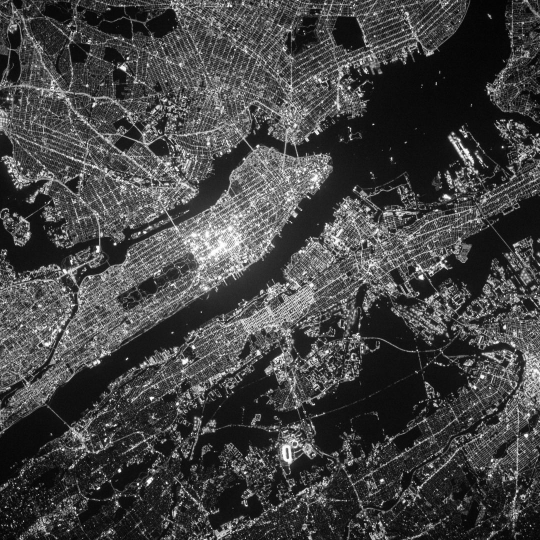
#> input picture nasa.jpg, 1080 x 1080 px (shown at 1/2 size)
$ python codigo.13.py
#> lines starting #> are read from the running program, lines starting #| are printed output that depends on the picture
import cv2
import numpy as np
import matplotlib.pyplot as plt
import pywt
from skimage.metrics import peak_signal_noise_ratio as psnr, structural_similarity as ssim, mean_squared_error as mse
import os

# === FUNCIONES AUXILIARES ===
def calcular_mse_psnr_ssim(original, reconstruida):
    mse_val = mse(original, reconstruida)
    psnr_val = psnr(original, reconstruida, data_range=255)
    ssim_val = ssim(original, reconstruida, data_range=255)
    return mse_val, psnr_val, ssim_val

# === FORMATEO DECIMAL CON COMA ===
def fmt_coma(valor, decimales=2):
    return f"{valor:.{decimales}f}".replace(".", ",")

def fmt_coma_ssim(valor):
    return f"{valor:.4f}".replace(".", ",")

# === DCT ===
def compress_dct(dct_matrix, percentage):
    height, width = dct_matrix.shape
    total_coeffs = height * width
    keep = int(total_coeffs * (percentage / 100))
    flat_indices = np.unravel_index(
        np.argsort(np.abs(dct_matrix).ravel())[::-1],
        dct_matrix.shape
    )
    mask = np.zeros_like(dct_matrix)
    mask[flat_indices[0][:keep], flat_indices[1][:keep]] = 1
    return dct_matrix * mask

# === DWT ===
def aplicar_dwt(imagen, niveles):
    LL = imagen
    coeficientes = []
    for _ in range(niveles):
        LL, (LH, HL, HH) = pywt.dwt2(LL, 'haar')
        coeficientes.append((LH, HL, HH))
    return LL, coeficientes

def reconstruir_idwt(LL, coeficientes):
    for (LH, HL, HH) in reversed(coeficientes):
        LL = pywt.idwt2((LL, (LH, HL, HH)), 'haar')
    return LL

# === CARGAR IMAGEN ===
imagen = cv2.imread("nasa.jpg", cv2.IMREAD_GRAYSCALE)
#> imagen is the input picture: shape (1080, 1080); min 0, max 255, mean 67.9
if imagen is None:
    raise FileNotFoundError("No se pudo cargar la imagen 'nasa.jpg'")
imagen = cv2.resize(imagen, (512, 512))
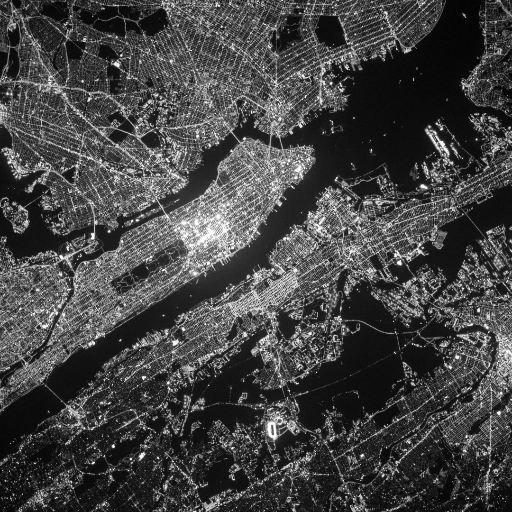
#> imagen: shape (512, 512); min 1, max 255, mean 67.8

# === DCT: Varios niveles de compresión ===
dct_full = cv2.dct(np.float32(imagen))
percentajes = [50, 25, 12.5, 6.25]
dct_imgs = []
mse_dct_vals = []
psnr_dct_vals = []
ssim_dct_vals = []

for p in percentajes:
    dct_compressed = compress_dct(dct_full, p)
    rec = np.uint8(np.clip(cv2.idct(dct_compressed), 0, 255))
    dct_imgs.append(rec)
    mse_val, psnr_val, ssim_val = calcular_mse_psnr_ssim(imagen, rec)
    mse_dct_vals.append(mse_val)
    psnr_dct_vals.append(psnr_val)
    ssim_dct_vals.append(ssim_val)
#> this loop made 4 passes
#> (mse_val, psnr_val, ssim_val) on passes 1 to 4: (56.08, 30.64, 0.914), (226.6, 24.58, 0.805), (442.4, 21.67, 0.696), (657.7, 19.95, 0.579)
#> after the loop, dct_imgs = 4 items; mse_dct_vals = [56.08, 226.6, 442.4, 657.7]; psnr_dct_vals = [30.64, 24.58, 21.67, 19.95]; ssim_dct_vals = [0.914, 0.805, 0.696, 0.579]

image_dct_50 = dct_imgs[0]
image_dct_12_5 = dct_imgs[2]
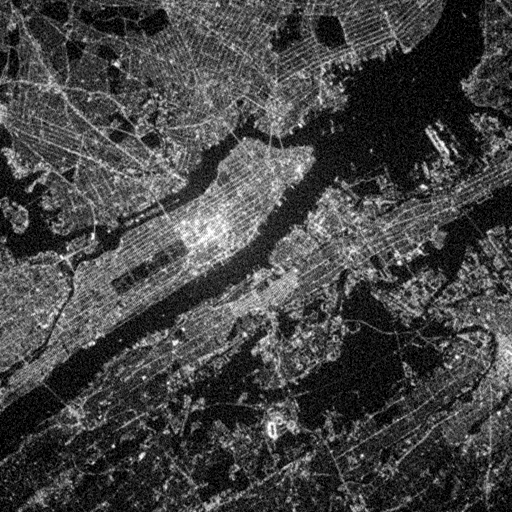
#> image_dct_12_5: shape (512, 512); min 0, max 255, mean 67.5
mse_dct_50 = mse_dct_vals[0]
#> mse_dct_50 = 56.08
psnr_dct_50 = psnr_dct_vals[0]
#> psnr_dct_50 = 30.64
ssim_dct_50 = ssim_dct_vals[0]
#> ssim_dct_50 = 0.914
mse_dct_12_5 = mse_dct_vals[2]
#> mse_dct_12_5 = 442.4
psnr_dct_12_5 = psnr_dct_vals[2]
#> psnr_dct_12_5 = 21.67
ssim_dct_12_5 = ssim_dct_vals[2]
#> ssim_dct_12_5 = 0.696

# === DWT ===
mse_dwt_vals = []
psnr_dwt_vals = []
ssim_dwt_vals = []
rec_dwt_imgs = []

for nivel in range(1, 5):
    LL, coef = aplicar_dwt(imagen, nivel)
    rec_dwt = np.clip(reconstruir_idwt(LL, coef), 0, 255).astype(np.uint8)
    rec_dwt_imgs.append(rec_dwt)
    mse_val, psnr_val, ssim_val = calcular_mse_psnr_ssim(imagen, rec_dwt)
    mse_dwt_vals.append(mse_val)
    psnr_dwt_vals.append(psnr_val)
    ssim_dwt_vals.append(ssim_val)
#> this loop made 4 passes
#> (mse_val, psnr_val) on passes 1 to 4: (0.0174, 65.72), (0.00461, 71.5), (0.00166, 75.92), (0.000648, 80.01)
#> pass 1, `LL, coef = aplicar_dwt(imagen, nivel)`:
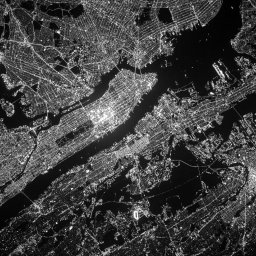
#> LL: shape (256, 256) float64; min 6.5, max 508, mean 135.5; drawn with min black and max white
#> pass 2, `LL, coef = aplicar_dwt(imagen, nivel)`:
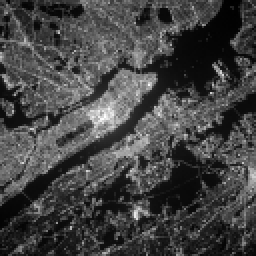
#> LL: shape (128, 128) float64 (shown 2 times larger); min 16, max 977.8, mean 271; drawn with min black and max white
#> after the loop:
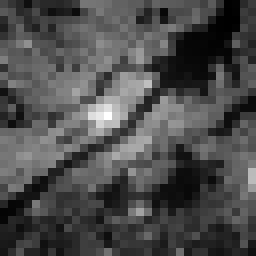
#> LL: shape (32, 32) float64 (shown 8 times larger); min 98.25, max 3389.9, mean 1084; drawn with min black and max white
#> after the loop, mse_dwt_vals = [0.0174, 0.00461, 0.00166, 0.000648]; psnr_dwt_vals = [65.72, 71.5, 75.92, 80.01]; rec_dwt_imgs = 4 items; ssim_dwt_vals = [1, 1, 1, 1]

rec_dwt_1 = rec_dwt_imgs[0]
rec_dwt_3 = rec_dwt_imgs[2]
mse_dwt_1 = mse_dwt_vals[0]
#> mse_dwt_1 = 0.0174
psnr_dwt_1 = psnr_dwt_vals[0]
#> psnr_dwt_1 = 65.72
ssim_dwt_1 = ssim_dwt_vals[0]
#> ssim_dwt_1 = 1
mse_dwt_3 = mse_dwt_vals[2]
#> mse_dwt_3 = 0.00166
psnr_dwt_3 = psnr_dwt_vals[2]
#> psnr_dwt_3 = 75.92
ssim_dwt_3 = ssim_dwt_vals[2]
#> ssim_dwt_3 = 1

# === PRIMERA HOJA (DCT) ===
fig1, axes1 = plt.subplots(1, 3, figsize=(15, 6))

for ax, img, title, mse_val, psnr_val, ssim_val in zip(
    axes1,
    [imagen, image_dct_50, image_dct_12_5],
    ["Original", "Compresión al 50% - DCT", "Compresión al 12,5% - DCT"],
    ["-", fmt_coma(mse_dct_50), fmt_coma(mse_dct_12_5)],
    ["-", f"{fmt_coma(psnr_dct_50)} dB", f"{fmt_coma(psnr_dct_12_5)} dB"],
    ["-", fmt_coma_ssim(ssim_dct_50), fmt_coma_ssim(ssim_dct_12_5)]):

    ax.imshow(img, cmap='gray')
    ax.set_title(f"{title}\nMSE: {mse_val} | PSNR: {psnr_val} | SSIM: {ssim_val}")
    ax.axis('off')
#> this loop made 3 passes
#> (title, mse_val, psnr_val, ssim_val) on passes 1 to 3: ('Original', '-', '-', '-'), ('Compresión al 50% - DCT', '56,08', '30,64 dB', '0,9142'), ('Compresión al 12,5% - DCT', '442,41', '21,67 dB', '0,6955')

plt.tight_layout()
plt.show()

# === TERCERA HOJA (DWT) ===
fig3, axes3 = plt.subplots(1, 3, figsize=(15, 6))

for ax, img, title, mse_val, psnr_val, ssim_val in zip(
    axes3,
    [imagen, rec_dwt_1, rec_dwt_3],
    ["Original", "Compresión al 50% (j=1) - DWT de Haar", "Compresión al 12,5% (j=3) - DWT de Haar"],
    ["-", fmt_coma(mse_dwt_1), fmt_coma(mse_dwt_3)],
    ["-", f"{fmt_coma(psnr_dwt_1)} dB", f"{fmt_coma(psnr_dwt_3)} dB"],
    ["-", fmt_coma_ssim(ssim_dwt_1), fmt_coma_ssim(ssim_dwt_3)]):

    ax.imshow(img, cmap='gray')
    ax.set_title(f"{title}\nMSE: {mse_val} | PSNR: {psnr_val} | SSIM: {ssim_val}")
    ax.axis('off')
#> this loop made 3 passes
#> (title, mse_val, psnr_val, ssim_val) on passes 1 to 3: ('Original', '-', '-', '-'), ('Compresión al 50% (j=1) - DWT de Haar', '0,02', '65,72 dB', '1,0000'), ('Compresión al 12,5% (j=3) - DWT de Haar', '0,00', '75,92 dB', '1,0000')

plt.tight_layout()
plt.show()

# === QUINTA HOJA (GRÁFICAS COMPARATIVAS) ===
def annotate(ax, x, y, decimales=2):
    for xi, yi in zip(x, y):
        ax.annotate(fmt_coma(yi, decimales), (xi, yi),
                    textcoords="offset points", xytext=(0, 5), ha='center', fontsize=8)

def annotate_ssim(ax, x, y):
    for xi, yi in zip(x, y):
        ax.annotate(fmt_coma_ssim(yi), (xi, yi),
                    textcoords="offset points", xytext=(0, 5), ha='center', fontsize=8)

fig5, axs5 = plt.subplots(1, 3, figsize=(18, 5))
labels = ["50%", "25%", "12,5%", "6,25%"]
x = [50, 25, 12.5, 6.25]

# MSE
axs5[0].plot(x, mse_dct_vals, marker='o', label='DCT + Cuant.', color='blue')
axs5[0].plot(x, mse_dwt_vals, marker='s', label='DWT Haar', color='red')
axs5[0].set_title('Compresión vs MSE')
axs5[0].set_xlabel('Nivel de compresión (%)')
axs5[0].set_ylabel('MSE')
axs5[0].invert_xaxis()
annotate(axs5[0], x, mse_dct_vals)
#> the loop in annotate, `for xi, yi in zip(x, y):` made 4 passes
#> (xi, yi) on passes 1 to 4: (50, 56.08), (25, 226.6), (12.5, 442.4), (6.25, 657.7)
annotate(axs5[0], x, mse_dwt_vals)
#> the loop in annotate (call 2), `for xi, yi in zip(x, y):` made 4 passes
#> (xi, yi) on passes 1 to 4: (50, 0.0174), (25, 0.00461), (12.5, 0.00166), (6.25, 0.000648)
axs5[0].legend()

# PSNR
axs5[1].plot(x, psnr_dct_vals, marker='o', label='DCT + Cuant.', color='blue')
axs5[1].plot(x, psnr_dwt_vals, marker='s', label='DWT Haar', color='red')
axs5[1].set_title('Compresión vs PSNR (dB)')
axs5[1].set_xlabel('Nivel de compresión (%)')
axs5[1].set_ylabel('PSNR (dB)')
axs5[1].invert_xaxis()
annotate(axs5[1], x, psnr_dct_vals)
annotate(axs5[1], x, psnr_dwt_vals)
axs5[1].legend()

# SSIM
axs5[2].plot(x, ssim_dct_vals, marker='o', label='DCT + Cuant.', color='blue')
axs5[2].plot(x, ssim_dwt_vals, marker='s', label='DWT Haar', color='red')
axs5[2].set_title('Compresión vs SSIM')
axs5[2].set_xlabel('Nivel de compresión (%)')
axs5[2].set_ylabel('SSIM')
axs5[2].invert_xaxis()
annotate_ssim(axs5[2], x, ssim_dct_vals)
#> the loop in annotate_ssim, `for xi, yi in zip(x, y):` made 4 passes
#> (xi, yi) on passes 1 to 4: (50, 0.914), (25, 0.805), (12.5, 0.696), (6.25, 0.579)
annotate_ssim(axs5[2], x, ssim_dwt_vals)
#> the loop in annotate_ssim (call 2), `for xi, yi in zip(x, y):` made 4 passes
#> xi on passes 1 to 4: 50, 25, 12.5, 6.25
axs5[2].legend()

plt.tight_layout()
plt.show()
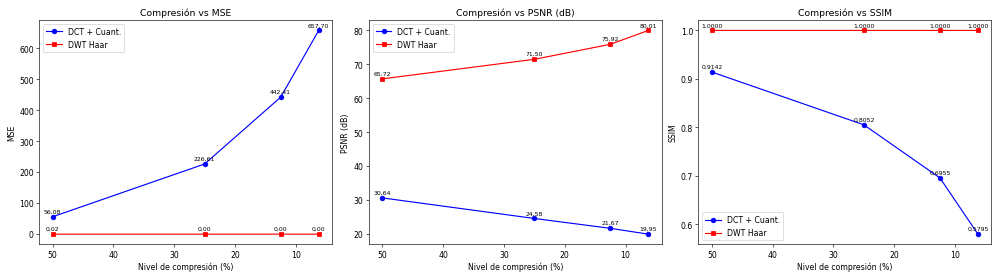
#> figure drawn by matplotlib, 3 panels

# === GUARDAR IMÁGENES DCT EN JPG ===
output_dir = "."  # Carpeta actual
cv2.imwrite(os.path.join(output_dir, "dct_50.jpg"), image_dct_50)
cv2.imwrite(os.path.join(output_dir, "dct_25.jpg"), dct_imgs[1])
cv2.imwrite(os.path.join(output_dir, "dct_12_5.jpg"), image_dct_12_5)
cv2.imwrite(os.path.join(output_dir, "dct_6_25.jpg"), dct_imgs[3])

# === GUARDAR IMÁGENES DWT EN JPEG2000 ===
cv2.imwrite(os.path.join(output_dir, "dwt_nivel1.jp2"), rec_dwt_imgs[0])
cv2.imwrite(os.path.join(output_dir, "dwt_nivel2.jp2"), rec_dwt_imgs[1])
cv2.imwrite(os.path.join(output_dir, "dwt_nivel3.jp2"), rec_dwt_imgs[2])
cv2.imwrite(os.path.join(output_dir, "dwt_nivel4.jp2"), rec_dwt_imgs[3])

$ run again, with pixeleada.jpeg copied over nasa.jpg
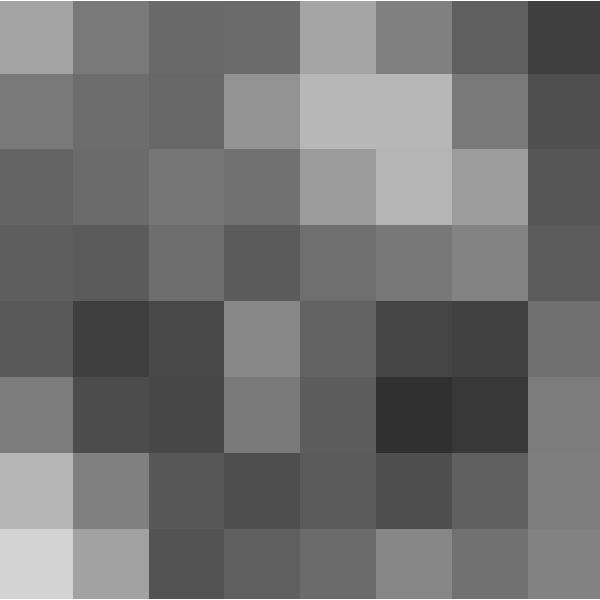
#> input picture pixeleada.jpeg, 600 x 600 px
#> imagen is the input picture: shape (600, 600); min 41, max 255, mean 112.3
#> imagen: shape (512, 512)
#> the loop `for p in percentajes:` made 4 passes
#> (mse_val, psnr_val) on passes 1 to 4: (0.5, 51.14), (0.514, 51.03), (0.564, 50.62), (0.698, 49.69)
#> after the loop `for p in percentajes:`: dct_imgs = 4 items; mse_dct_vals = [0.5, 0.514, 0.564, 0.698]; psnr_dct_vals = [51.14, 51.03, 50.62, 49.69]; ssim_dct_vals = [0.996, 0.996, 0.996, 0.996]
#> mse_dct_50 = 0.5
#> psnr_dct_50 = 51.14
#> ssim_dct_50 = 0.996
#> mse_dct_12_5 = 0.564
#> psnr_dct_12_5 = 50.62
#> ssim_dct_12_5 = 0.996
#> the loop `for nivel in range(1, 5):` made 4 passes
#> (mse_val, psnr_val) on passes 1 to 4: (0.000481, 81.31), (1.14e-05, 97.54), (0, inf), (0, inf)
#> after the loop `for nivel in range(1, 5):`:
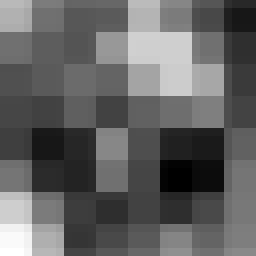
#> LL: shape (32, 32) float64 (shown 8 times larger); min 767, max 3418, mean 1796.7; drawn with min black and max white
#> after the loop `for nivel in range(1, 5):`: mse_dwt_vals = [0.000481, 1.14e-05, 0, 0]; psnr_dwt_vals = [81.31, 97.54, inf, inf]; rec_dwt_imgs = 4 items; ssim_dwt_vals = [1, 1, 1, 1]
#> mse_dwt_1 = 0.000481
#> psnr_dwt_1 = 81.31
#> ssim_dwt_1 = 1
#> mse_dwt_3 = 0
#> psnr_dwt_3 = inf
#> ssim_dwt_3 = 1
#> the loop `for ax, img, title, mse_val, psnr_val, ssim_val in zip( axes1, [imagen..` made 3 passes
#> (title, mse_val, psnr_val, ssim_val) on passes 1 to 3: ('Original', '-', '-', '-'), ('Compresión al 50% - DCT', '0,50', '51,14 dB', '0,9962'), ('Compresión al 12,5% - DCT', '0,56', '50,62 dB', '0,9960')
#> the loop `for ax, img, title, mse_val, psnr_val, ssim_val in zip( axes3, [imagen..` made 3 passes
#> (title, mse_val, psnr_val, ssim_val) on passes 1 to 3: ('Original', '-', '-', '-'), ('Compresión al 50% (j=1) - DWT de Haar', '0,00', '81,31 dB', '1,0000'), ('Compresión al 12,5% (j=3) - DWT de Haar', '0,00', 'inf dB', '1,0000')
#> the loop in annotate, `for xi, yi in zip(x, y):` made 4 passes
#> (xi, yi) on passes 1 to 4: (50, 0.5), (25, 0.514), (12.5, 0.564), (6.25, 0.698)
#> the loop in annotate (call 2), `for xi, yi in zip(x, y):` made 4 passes
#> (xi, yi) on passes 1 to 4: (50, 0.000481), (25, 1.14e-05), (12.5, 0), (6.25, 0)
#> the loop in annotate_ssim, `for xi, yi in zip(x, y):` made 4 passes
#> xi on passes 1 to 4: 50, 25, 12.5, 6.25
#> the loop in annotate_ssim (call 2), `for xi, yi in zip(x, y):` made 4 passes
#> `plt.show()`:
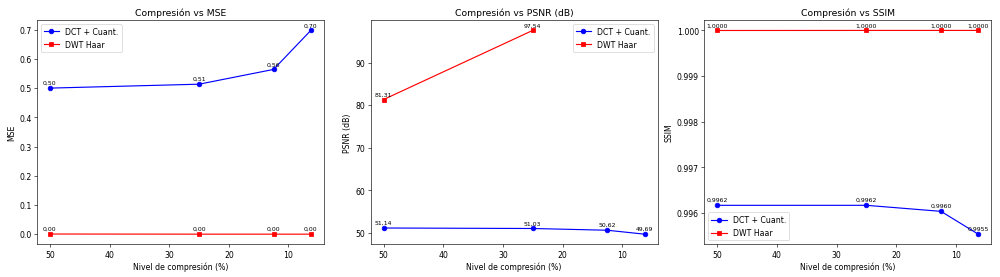
#> figure drawn by matplotlib, 3 panels
